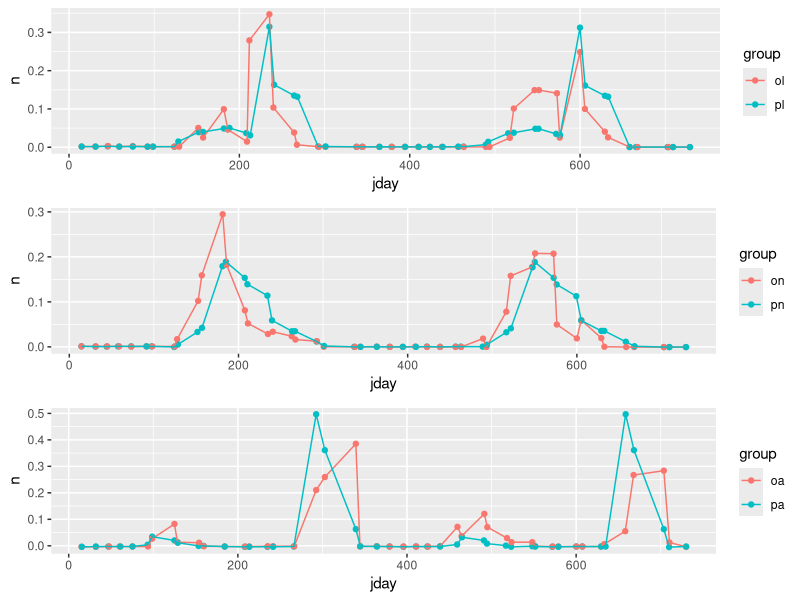

Write R code to recreate this figure.
# plots digitized using https://apps.automeris.io/wpd/
# .tar files can be loaded there to edit digitization

library(tidyverse)

pl <- read_csv('inputs/2021-04-04_Ogden/make_ogden_fig4/predicted_larvae.csv', 
               col_names = c('jday', 'n')) %>% mutate(group = 'pl')
pn <- read_csv('inputs/2021-04-04_Ogden/make_ogden_fig4/predicted_nymphs.csv', 
               col_names = c('jday', 'n')) %>% mutate(group = 'pn')
pa <- read_csv('inputs/2021-04-04_Ogden/make_ogden_fig4/predicted_adults.csv', 
               col_names = c('jday', 'n')) %>% mutate(group = 'pa')
ol <- read_csv('inputs/2021-04-04_Ogden/make_ogden_fig4/observed_larvae.csv', 
               col_names = c('jday', 'n')) %>% mutate(group = 'ol')
on <- read_csv('inputs/2021-04-04_Ogden/make_ogden_fig4/observed_nymphs.csv', 
               col_names = c('jday', 'n')) %>% mutate(group = 'on')
oa <- read_csv('inputs/2021-04-04_Ogden/make_ogden_fig4/observed_adults.csv', 
               col_names = c('jday', 'n')) %>% mutate(group = 'oa')

# merge all data
df <- rbind(pl, pn, pa, ol, on, oa) %>% 
  arrange(jday, group)

# recreate fig 4 plots to make sure they were digitized correctly
fig4a <- df %>% 
  filter(group %in% c('ol', 'pl')) %>% 
  ggplot(aes(jday, n, color = group)) + 
  geom_point() + 
  geom_line()

fig4b <- df %>% 
  filter(group %in% c('on', 'pn')) %>%
  ggplot(aes(jday, n, color = group)) + 
  geom_point() + 
  geom_line()

fig4c <- df %>%
  filter(group %in% c('oa', 'pa')) %>% 
  ggplot(aes(jday, n, color = group)) + 
  geom_point() + 
  geom_line()

fig4 <- gridExtra::grid.arrange(fig4a, fig4b, fig4c)
